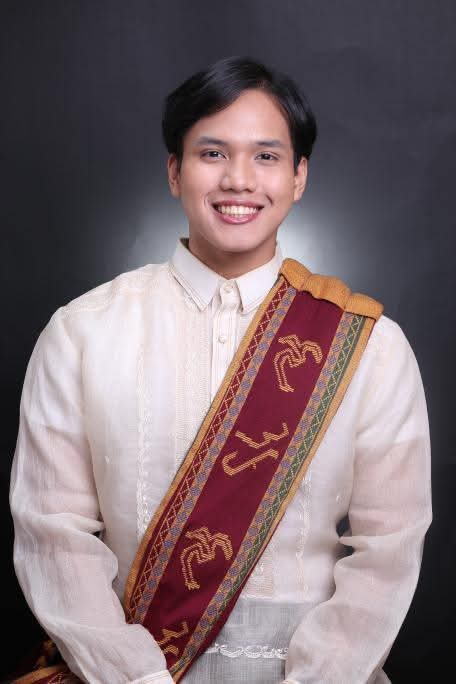
#> input picture build/assets/speaker-photos/benjamin-sotelo.jpg, 456 x 684 px
$ python -i build_special_lecture.py   (imports and definitions only)
#> lines starting #> are read from the running program, lines starting #| are printed output that depends on the picture
#!/usr/bin/env python3
"""Build the FIN1209 special lecture deck: AI CLI tools, Git and GitHub.

    .venv/bin/python build/build_special_lecture.py
    .venv/bin/python build/build_special_lecture.py --edition student

This is a one-off special lecture, not a textbook chapter, so it does not
use deckkit.Chapter/Section/build() (parts, dividers, checks, an answer
sheet, a run card): none of that exists here because nothing here claims to
teach Lim's book. It reuses deckkit's visual identity (TitleSlide, Content,
Closing, the FEU palette and fonts) because this lecture is taught from the
same projector as every other FIN1209 deck, and it reuses the two-edition
switch: the teaching edition carries speaker cues, the student edition does
not.

Pictures this deck places, neither a Lim Figure nor an invented Chart:

  * Terminal illustrations/screenshots: the macOS PATH error is a real,
    verified-today shell error (SCREENSHOT); the Windows one has no
    machine to run on (ILLUSTRATION). The walkthrough's own terminal
    pictures are real captures of commands genuinely run today in a
    throwaway local folder (SCREENSHOT), rendered the same way.
  * Doc-card illustrations: a plain mockup of a GitHub or browser screen
    for a step no local command can show (sign-up, invites, the pull
    request pages), built from GitHub's and OpenAI's own current
    documentation, fetched today and cited in that slide's notes. Always
    labelled ILLUSTRATION, never presented as a live capture.
  * A Git/GitHub flow diagram and two Stock Desk pictures (one a real
    screenshot composite, one a made-up example), as before.

These render through render_shot(), render_shot_text() and
render_prompt_step() below, written for this deck rather than added to
deckkit.py, since deckkit "knows nothing about any chapter" and this is not
one.

Every command this deck shows was fetched or genuinely run today; see
build/content_special_lecture.py's module docstring and each slide's
speaker notes for the exact source or the exact command run. Never taken
from memory and never staged as something it is not.
"""

from __future__ import annotations

import argparse
import sys
from pathlib import Path

from PIL import Image, ImageDraw, ImageFont
from pptx.util import Inches

sys.path.insert(0, str(Path(__file__).resolve().parent))

import deckkit  # noqa: E402
import content_special_lecture as content  # noqa: E402

REPO = Path(__file__).resolve().parent.parent
OUT_DIR = REPO / "special-lecture"
DECK_OUT = OUT_DIR / "FIN1209-Special-Lecture-AI-Tools.pptx"
STUDENT_OUT = OUT_DIR / "FIN1209-Special-Lecture-AI-Tools-Student-Edition.pptx"
# [1 line that did not run here, left out]

# Build-time output for the two kinds of picture. Gitignored like every
# other build/generated/ folder; what is committed is the .pptx that embeds
# these bytes, not the folder itself.
GENERATED = REPO / "build" / "generated" / "special-lecture"

# Where the real Stock Desk screenshots live: the firstmate home's evidence
# folder, outside this repository. Not committed as loose files; only their
# bytes, embedded in the deck, are committed.
STOCK_DESK_EVIDENCE = (Path.home() / ".treehouse" / "benjie-agent-workspace-8bf1b0"
                       / "1" / "benjie-agent-workspace" / "data"
                       / "stock-desk-build" / "evidence")

# Crop boxes (left, top, right, bottom) in source pixels, picked by eye
# against the screenshot. Composited side by side at build time so the
# result is wide enough to fill the slide.
CHART_CROP = (300, 395, 1018, 700)          # candlestick chart + legend
PANEL_CROP = (1030, 230, 1366, 600)         # "Last signal fired" + scoreboard


# --------------------------------------------------------------------------
# The illustrations this deck draws for itself
# --------------------------------------------------------------------------

MONO_FONT_PATH = "/System/Library/Fonts/Menlo.ttc"


# [215 lines left out: functions make_terminal_png, make_doc_card_png, make_example_position_png, make_git_github_flow_png, not called in this run]


def make_chart_panel_composite(src: Path, dst: Path, *, gap=36) -> None:
    """The candlestick chart and the signal panel, side by side.

    Cropped from the same screenshot (CHART_CROP, PANEL_CROP above) and
    scaled to a common height, so the combined picture is wide (its own
    content, not stretched) and fills the slide width instead of the
    portrait-shaped full screenshot's wide side margins.
    """
#> called with dst = 'out.png', gap = 36
    im = Image.open(src)
#> im is the input picture: PIL image 456x684 RGB; mean R, G, B 124.9, 107.8, 112.7
    chart = im.crop(CHART_CROP)
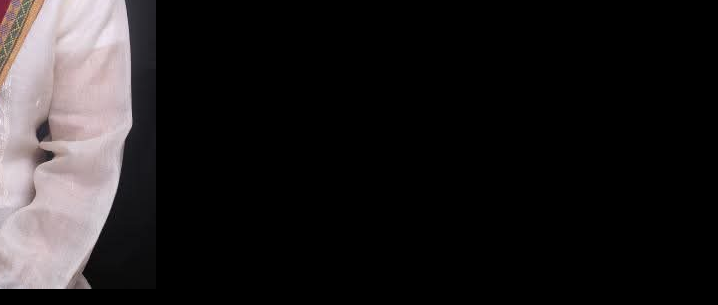
#> chart: PIL image 718x305 RGB; mean R, G, B 31.8, 29.1, 29.9
    panel = im.crop(PANEL_CROP)
#> panel: PIL image 336x370 RGB; every value is 0

    target_h = max(chart.height, panel.height)
#> target_h = 370
    chart = chart.resize((round(chart.width * target_h / chart.height), target_h))
#> chart: PIL image 871x370 RGB
    panel = panel.resize((round(panel.width * target_h / panel.height), target_h))

    width = chart.width + gap + panel.width
#> width = 1243
    composite = Image.new("RGB", (width, target_h), (10, 10, 12))
    composite.paste(chart, (0, 0))
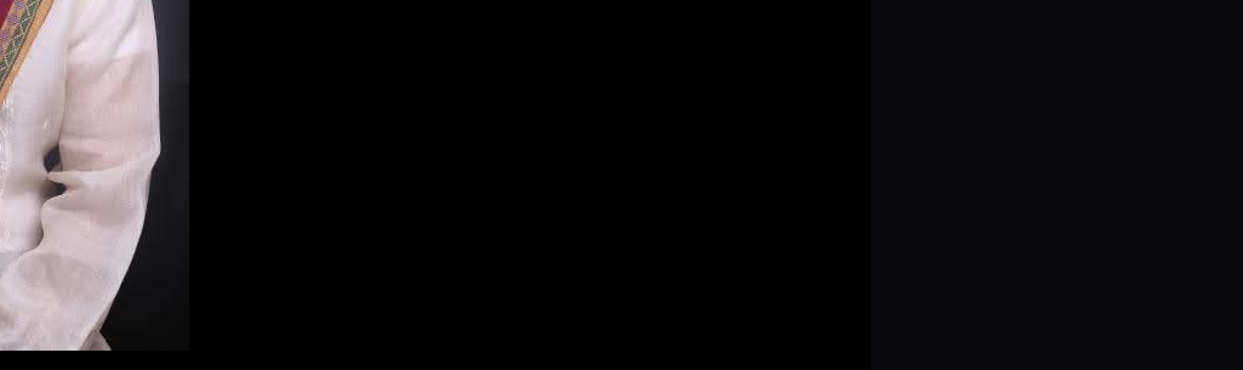
#> composite: PIL image 1243x370 RGB; mean R, G, B 25.3, 23.4, 24.5
    composite.paste(panel, (chart.width + gap, 0))

    GENERATED.mkdir(parents=True, exist_ok=True)
    composite.save(dst)


# --------------------------------------------------------------------------
# A picture slide that is neither a Lim Figure nor an invented Chart
# --------------------------------------------------------------------------

# [1 line that did not run here, left out]
# [1 line that did not run here, left out]
# [1 line that did not run here, left out]


# [40 lines left out: function render_shot, not called in this run]


# The band for the two error-illustration slides: short (the image is only
# the error itself, 2 lines), so most of the slide is free for the large
# fix text below it. Safe bottom matches deckkit.SAFE_BOTTOM (6.50); the
# small credit line and the progress marker still need room after it.
ERROR_IMAGE_TOP = 1.95
ERROR_IMAGE_H = 1.35
ERROR_TEXT_TOP = 3.45
ERROR_CAPTION_Y = 6.55


# [60 lines left out: function render_shot_text, not called in this run]


# A walkthrough step: what to type/click (top, large text, same size as a
# Content slide's body), then its real or documented result (the picture),
# then what to do if it did not work (smaller, italic), then a one-line
# credit. The picture's height is whatever is left after the text above
# and below it, clamped so a very short or very long prompt never makes it
# absurdly tall or thin.
STEP_TEXT_TOP = 1.95
STEP_CREDIT_Y = 6.58
STEP_FALLBACK_BOTTOM = 6.46
STEP_IMAGE_MIN_H = 1.1
STEP_IMAGE_MAX_H = 3.0


# [223 lines left out: functions render_prompt_step, _build_stock_desk_shots, _build_walkthrough_images, build, main, not called in this run]


# [2 lines not run here, left out]

>>> result = make_chart_panel_composite('assets/speaker-photos/benjamin-sotelo.jpg', 'out.png')
